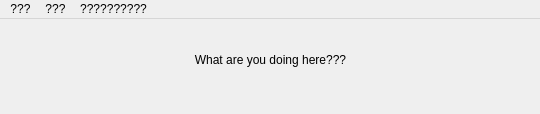
<?xml version="1.0" encoding="UTF-8"?>
<ui version="4.0">
 <class>MainWindow</class>
 <widget class="QMainWindow" name="MainWindow">
  <property name="geometry">
   <rect>
    <x>0</x>
    <y>0</y>
    <width>540</width>
    <height>114</height>
   </rect>
  </property>
  <property name="windowTitle">
   <string>Content</string>
  </property>
  <widget class="QWidget" name="centralwidget">
   <widget class="QLabel" name="label">
    <property name="geometry">
     <rect>
      <x>20</x>
      <y>10</y>
      <width>501</width>
      <height>61</height>
     </rect>
    </property>
    <property name="text">
     <string>What are you doing here???</string>
    </property>
    <property name="alignment">
     <set>Qt::AlignCenter</set>
    </property>
   </widget>
  </widget>
  <widget class="QMenuBar" name="menubar">
   <property name="geometry">
    <rect>
     <x>0</x>
     <y>0</y>
     <width>540</width>
     <height>19</height>
    </rect>
   </property>
   <widget class="QMenu" name="menu">
    <property name="title">
     <string>???</string>
    </property>
   </widget>
   <widget class="QMenu" name="menu_2">
    <property name="title">
     <string>???</string>
    </property>
   </widget>
   <widget class="QMenu" name="menu_3">
    <property name="title">
     <string>??????????</string>
    </property>
   </widget>
   <addaction name="menu"/>
   <addaction name="menu_2"/>
   <addaction name="menu_3"/>
  </widget>
 </widget>
 <resources/>
 <connections/>
</ui>
